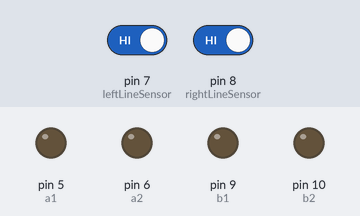
The sketch below on a simulated Arduino Uno, built with avr-gcc and run on an emulated ATmega328P. Shown: output pins drawn as LEDs (lit = HIGH). Inputs (shaded band) come from the test bench; at power-on: pin 7 (leftLineSensor) HIGH, pin 8 (rightLineSensor) HIGH.

Above: at 1.2 s.
1.3 s: pin 7 (leftLineSensor) driven LOW
At 2.5 s:
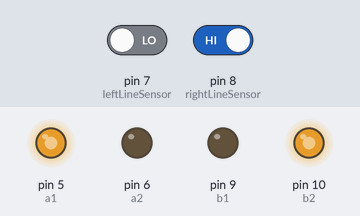
2.8 s: pin 8 (rightLineSensor) driven LOW
At 3.9 s:
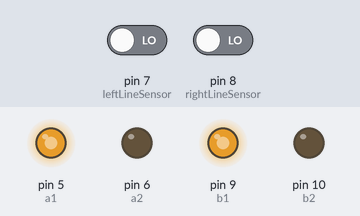
4.3 s: pin 7 (leftLineSensor) driven HIGH
At 5.0 s:
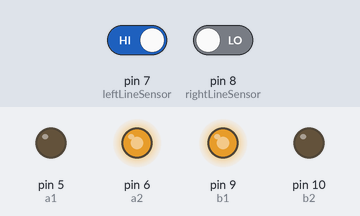
Timing chart, 0 to 7.3 s (numbered marks = the images above; inputs shaded):
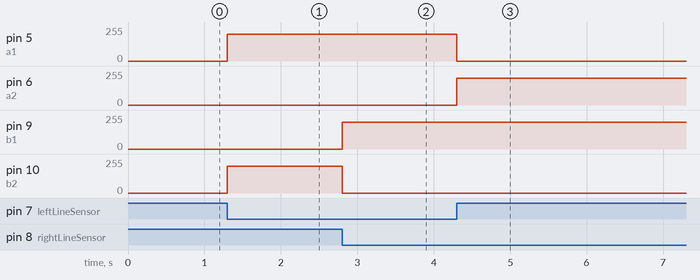

Measured:
- after the input at 1.3 s, pin 5 (a1), pin 10 (b2): 0/255 → 200/255 at once
- after the input at 2.8 s, pin 9 (b1): 0/255 → 200/255 at once; pin 10 (b2): 200/255 → 0/255 at once
- after the input at 4.3 s, pin 5 (a1): 200/255 → 0/255 at once; pin 6 (a2): 0/255 → 200/255 at once

The sketch:

RC_Car_1________1.ino
```cpp
//최종 수정 후 테스트 해보지는 않았음
//잘 작동될 것으로 생각은 됨


#define a1 5 //모터드라이버의 a와 b(각각 핀 2개)를 변수 설정
#define a2 6
#define b1 9
#define b2 10
#define leftLineSensor 7 //라인센서 왼쪽을 7번핀에 연결
#define rightLineSensor 8 //라인센서 왼쪽을 8번핀에 연결

void setup() {
  pinMode(a1, OUTPUT); //모터드라이버의 각 핀을 출력모드로 설정
  pinMode(a2, OUTPUT);
  pinMode(b1, OUTPUT);
  pinMode(b2, OUTPUT);
  pinMode(leftLineSensor, INPUT); //라인센서를 입력모드로 설정
  pinMode(rightLineSensor, INPUT);
}

//if절이 길어서 중괄호{}를 빼먹는 실수가 많음

void loop() {
  if (!digitalRead(leftLineSensor) && !digitalRead(rightLineSensor)) { //둘 다 라인을 감지하지 않으면 직진
    analogWrite(a1, 200);
    analogWrite(a2, 0);
    analogWrite(b1, 200);
    analogWrite(b2, 0);
  }
  else if (digitalRead(leftLineSensor) && !digitalRead(rightLineSensor)) { //왼쪽 라인 감지 시 왼쪽 역회전 오른쪽 정회전
    analogWrite(a1, 0);
    analogWrite(a2, 200);
    analogWrite(b1, 200);
    analogWrite(b2, 0);
  }
  else if (!digitalRead(leftLineSensor) && digitalRead(rightLineSensor)) { //오른쪽 라인 감지 시 왼쪽 정회전 오른쪽 역회전
    analogWrite(a1, 200);
    analogWrite(a2, 0);
    analogWrite(b1, 0);
    analogWrite(b2, 200);
  }
  else if (digitalRead(leftLineSensor) && digitalRead(rightLineSensor)) { //양쪽 라인 감지 시 정지
    analogWrite(a1, 0);
    analogWrite(a2, 0);
    analogWrite(b1, 0);
    analogWrite(b2, 0);
  }
}
```
